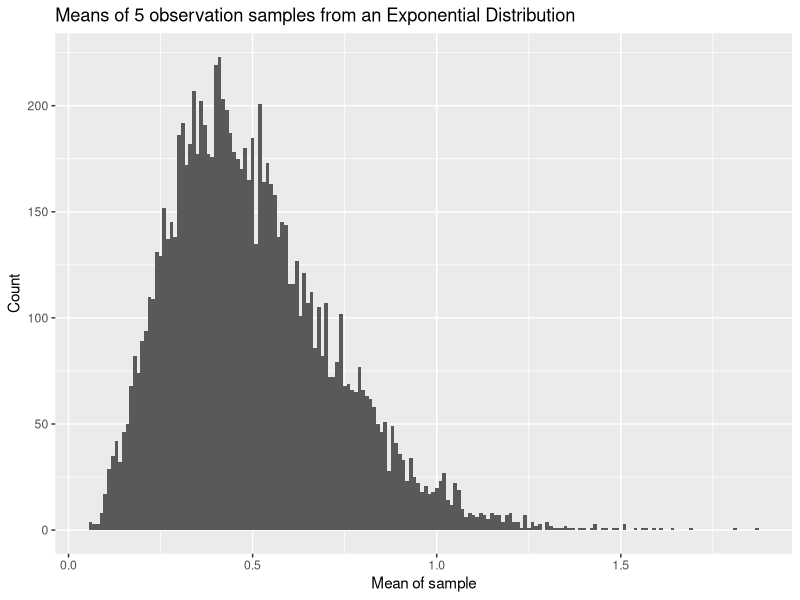
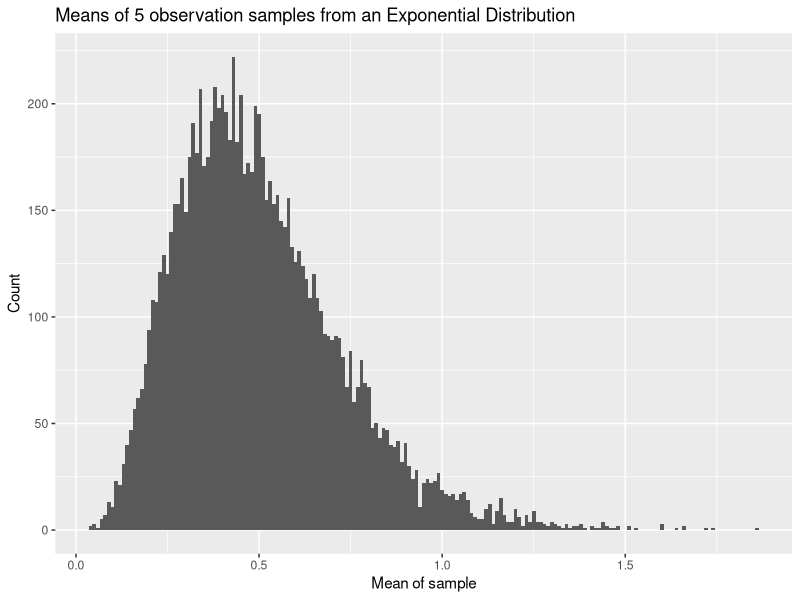
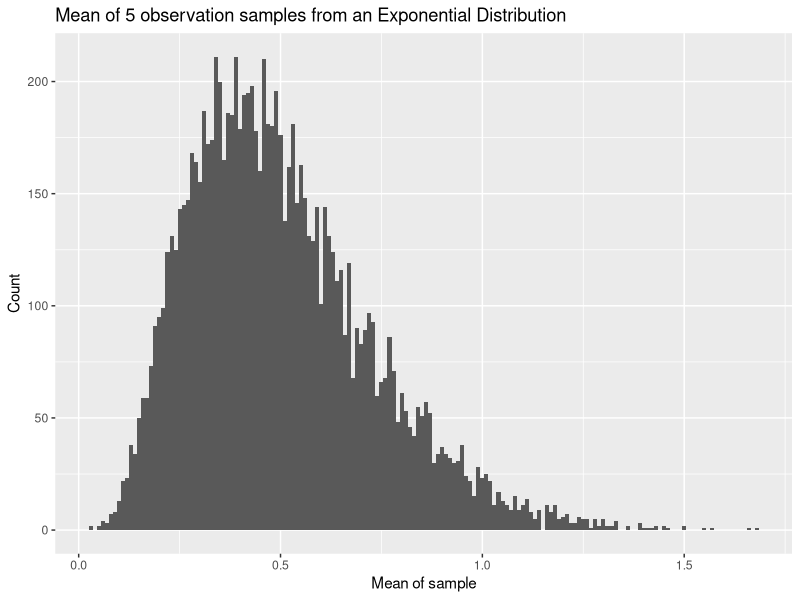
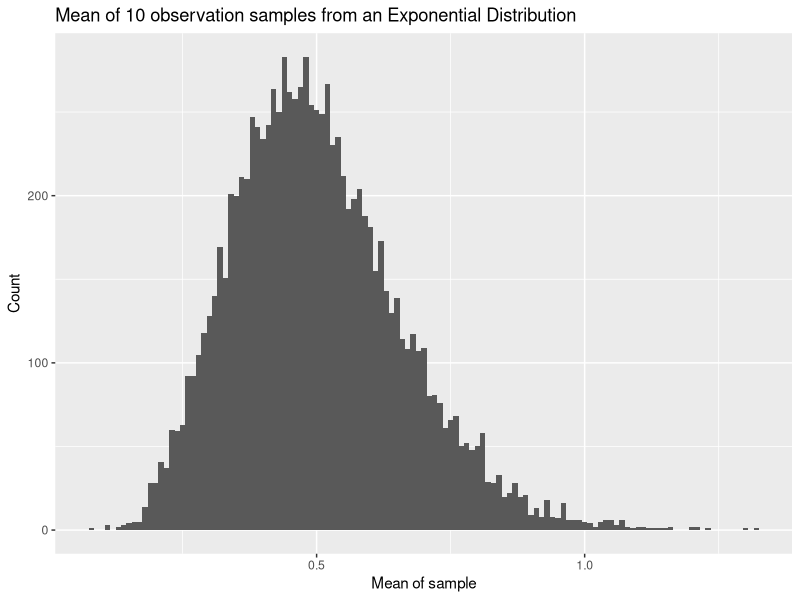
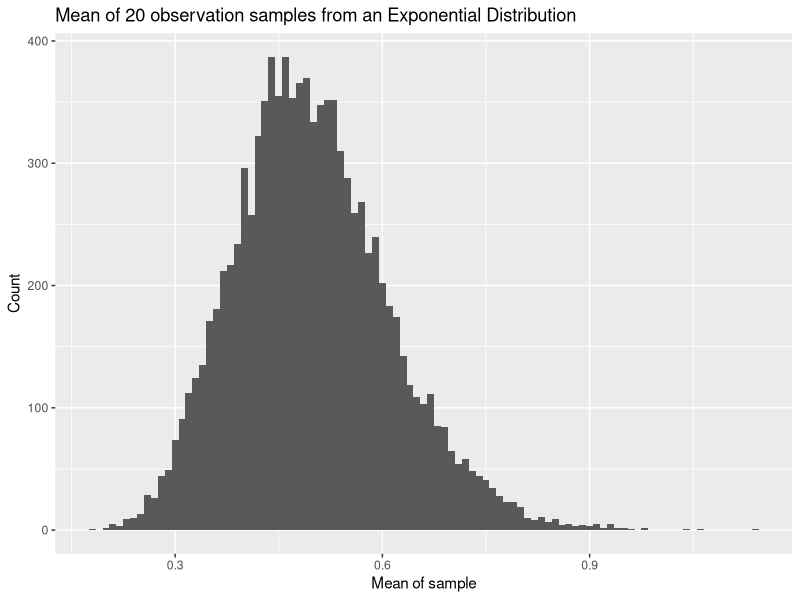
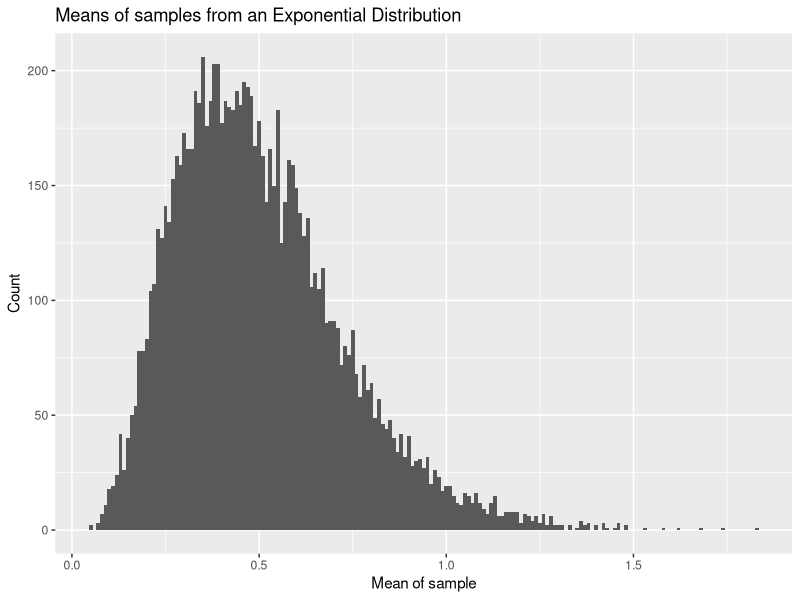

R code for these plots, in order:
## ---- chunk 1
library(tidyverse)
tribble( ~x,    ~y,    ~w,    ~z,
              210,   300,   220,   180,
              102,   100,   119,   187,
              176,   175,   188,   173,
              87,    95,   91,     94,
              202,   210,  234,    218,
              110,   122,  131,    128,
) -> dt
dt
## ---- chunk 2
for(i in colnames(dt)){
  print(map(dt[i], mean))
}
## ---- chunk 3
for(i in colnames(dt)){
  print(map(dt[i], sd))
}
## ---- chunk 4
map_dbl(dt, mean)
## ---- chunk 5
map_dbl(dt, sd)
## ---- chunk 6
for(i in colnames(dt)){
  print(map(dt[i], sqrt))}
## ---- chunk 7
for(i in colnames(dt)){
  print(map(dt[i], fivenum))
  print(map(dt[i], mean))
}
## ---- chunk 8
map_dbl(dt, mean)
## ---- chunk 9
map_dbl(dt, sd)
## ---- chunk 10
map(dt, sqrt)
## ---- chunk 11
map(dt, fivenum)
map_dbl(dt, mean)
## ---- chunk 12
fun <- function(){
  mean_vec <- numeric(10000)
  for(i in 1:10000){
    mean_vec[i] <- mean(rexp(5, rate = 2))
  }
  return(tibble(mean_vec))
}

means <- fun()

ggplot(means, aes(mean_vec)) +
  geom_histogram(binwidth = .01) +
  labs(
    title = "Means of 5 observation samples from an Exponential Distribution",
    x = "Mean of sample",
    y = "Count"
  )
## ---- chunk 13
fun <- function() {
  means <-  tibble(mean_vec = replicate(10000, mean(rexp(5, rate = 2))))
  return(means)
}

means2 <- fun()

ggplot(means2, aes(mean_vec)) +
  geom_histogram(binwidth = .01) +
  labs(
    title = "Means of 5 observation samples from an Exponential Distribution",
    x = "Mean of sample",
    y = "Count"
  )
## ---- chunk 14
sized_sample <- function(x) {
  means <-  tibble(mean_vec = replicate(10000, mean(rexp(x, rate = 2))))
  ggplot(means, aes(mean_vec)) +
  geom_histogram(binwidth = .01) +
  labs(
    title = sprintf("Mean of %i observation samples from an Exponential Distribution", i),
    x = "Mean of sample",
    y = "Count"
  )
}

for(i in c(5, 10, 20)){
  print(sized_sample(i))
}

## ---- chunk 15
map_fun <- function(){
 means <- numeric(10000)
 for(i in 1:10000){
   samp <- tibble(i = rexp(5, rate = 2))
   means[i] <- map_dbl(samp, mean)[[1]]
 }
 means_tbl <- tibble(mean_vec = means)
 return(means_tbl)
 
}
means <- map_fun()

ggplot(means, aes(mean_vec)) +
  geom_histogram(binwidth = .01) +
  labs(
    title = "Means of samples from an Exponential Distribution",
    x = "Mean of sample",
    y = "Count"
  )
## ---- chunk 16
dt <- mtcars
output <- vector("double", ncol(dt))  
for (i in seq_along(dt)) {      
  print(output[[i]] <- sd(dt[[i]]))     
}
